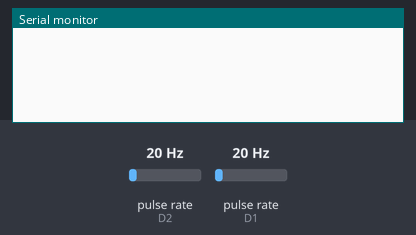
The sketch below on a simulated ESP8266 (NodeMCU). Parts: the last lines printed to the serial monitor. Wiring (inferred from the names in the program): 2 × pulse sensor: data D2 / data D1. The test bench sets the inputs (shaded band); at power-on: pulse rate (sensors on D2, D1) 20 Hz.

Above: at 1.2 s.
1.3 s: pulse rate (sensor on D2) set to 150 Hz
At 4.2 s:
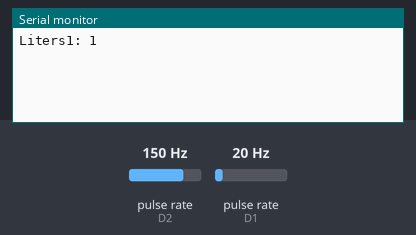
4.3 s: pulse rate (sensor on D1) set to 150 Hz
5.8 s: pulse rate (sensor on D1) set to 196 Hz
At 6.9 s:
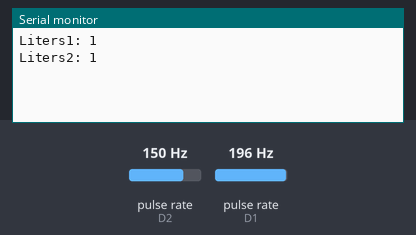
7.3 s: pulse rate (sensor on D2) set to 196 Hz
At 8.5 s:
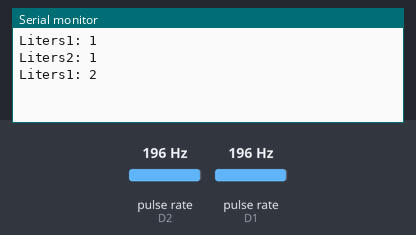
Timing chart, 0 to 9.8 s (numbered marks = the images above; inputs shaded):
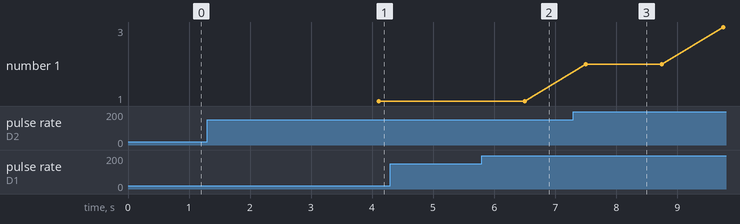

The sketch:

flow_sensor_test_mad.ino
```cpp
#include <Arduino.h>

const int  flowPin1 = D2;
const int  flowPin2 = D1;

int flow_value1 = 0, flow_value2=0;
int flow_liters1 = 0, flow_liters2=0;

void pin1_ISR()
{
 flow_value1++;
}

void pin2_ISR()
{
  flow_value2++;
}

void setup()
{
   Serial.begin(9600);
   pinMode(flowPin1, INPUT);
   pinMode(flowPin2, INPUT);
   attachInterrupt(digitalPinToInterrupt(flowPin1), pin1_ISR, RISING);
   attachInterrupt(digitalPinToInterrupt(flowPin2), pin2_ISR, RISING);
}


void loop()
{
 //Serial.println(contagem);
 if(flow_value1 > 440 )
 {
      flow_liters1++;
      Serial.println();
      Serial.print("Liters1: ");
      Serial.print(flow_liters1);
      flow_value1 = 0;
      delay(1000);
 }
 if(flow_value2 > 440 )
 {
      flow_liters2++;
      Serial.println();
      Serial.print("Liters2: ");
      Serial.print(flow_liters2);
      flow_value2 = 0;
      delay(1000);
 }
}
```

Measured:
- after the input at 1.3 s, the serial monitor: prints a new line after 2.8 s (image 1)
- plotted number 1: 1 → 3 after the input at 7.3 s
